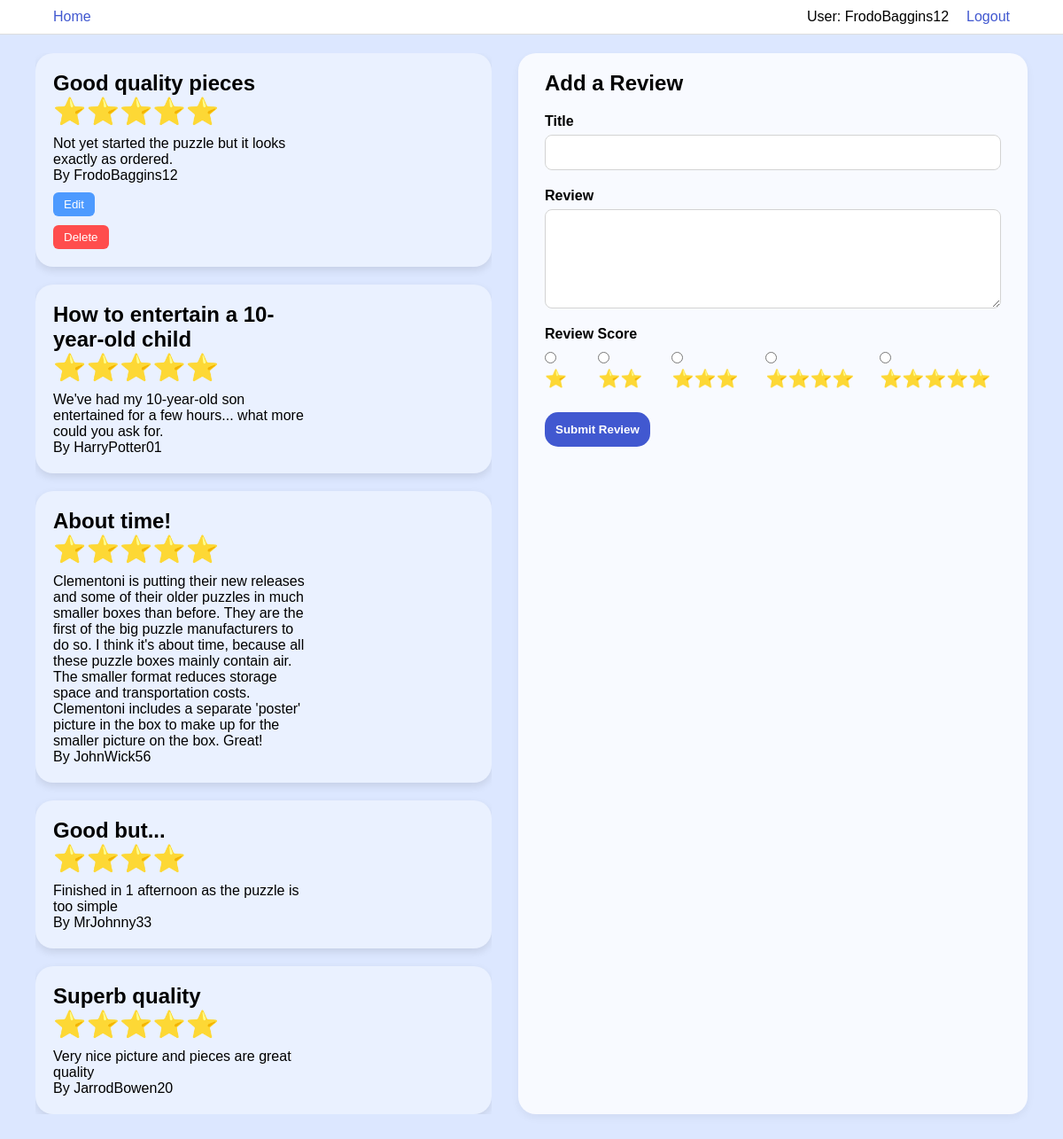
Screenshot of /products/700ae812-d0ab-4ce0-9ba9-b4d8708f3a1e (signed in) with the database file from the repository.
### tables this page shows
CREATE TABLE Reviews (
        review_id TEXT PRIMARY KEY,
        product_id TEXT NOT NULL,
        username TEXT NOT NULL,
        review_title TEXT NOT NULL,
        review_body TEXT NOT NULL,
        review_score INTEGER NOT NULL,
        FOREIGN KEY (product_id) REFERENCES Products(product_id),
        FOREIGN KEY (username) REFERENCES Users(username)
    );

### Source/flask_app.py (the view, shortened to what this page needs)
@app.route("/products/<product_id>", methods=["GET", "POST"])
@login_required
def review_page(product_id):
    reviews = build_list_of_reviews(product_id)
    return render_template("review-page.html", reviews=reviews)

### Source/Helpers/build_list_of_reviews_helper.py (called while the page is built)
def build_list_of_reviews(product_id):
    query = f"SELECT review_id, review_title, review_body, review_score, username FROM {REVIEW_TABLE_NAME} WHERE product_id = ?"
    cur, con = query_database(query, params=(product_id,))
    rows = cur.fetchall()
    con.close()
    reviews = []
    for row in rows:
        review_id, review_title, review_body, review_score, username = row
        review = Review(review_id, review_title, review_body, review_score, username, product_id)
        reviews.append(review)
    return reviews

### Source/Helpers/build_user_class_from_database_helper.py (called while the page is built)
def build_user(username):
    query = f"SELECT is_admin FROM {USER_TABLE_NAME} WHERE username = ? LIMIT 1"
    cur, con = query_database(query, params=(username,))
    result = cur.fetchone()
    con.close()
    if result is None:
        return None
    else:
        return User(username, bool(result[0]))

### Source/Helpers/database_query_helper.py (called while the page is built)
def query_database(query, **kwargs):
    base_dir = os.path.dirname(os.path.abspath(__file__))
    full_path = os.path.join(base_dir, "../..", "Databases", DATABASE_FILE_NAME)
    params = kwargs.get('params', None)
    con = sqlite3.connect(full_path)
    con.execute("PRAGMA foreign_keys = ON")  # Enable foreign keys
    cur = con.cursor()
    if params is None:
        result = cur.execute(query)
    else:
        result = cur.execute(query, params)
    con.commit()
    return result, con

### Source/Models/user.py (called while the page is built)
    def get_id(self):
        return self.username

    @property
    def is_authenticated(self):
        return True

### Source/flask_app.py (called while the page is built)
@login_manager.user_loader
def load_user(username):
    return build_user(username)

### Source/templates/review-page.html (shortened to what this page needs)
{% extends "base-template.html" %}
{% block stylesheet %}
<link rel="stylesheet" href="{{ url_for('static', filename='CSS/review-page.css') }}">
{% endblock %}
{% block content %}
<div class="review-page-container">
  <div class="reviews-left">
    <div class="review-list">
      {% for review in reviews %}
      <div class="review-card">
        <div class="review-info">
          <h2>{{ review.review_title }}</h2>
          <h3>{{ "⭐️" * review.review_score }}</h3>
          <p>{{ review.review_body }}</p>
          <p>By {{ review.username }}</p>
          {% if current_user.get_id() == review.username %}
          <form method="GET" action="{{ url_for('edit_review', product_id=review.product_id, review_id=review.review_id) }}">
            <button type="submit" class="edit-btn">Edit</button>
          </form>
          <form method="POST" action="{{ url_for('delete_review_form', review_id=review.review_id) }}"
                onsubmit="return confirm('Are you sure you want to delete this review?');">
            <button type="submit" class="delete-btn">Delete</button>
          </form>
          {% endif %}
        </div>
      </div>
      {% endfor %}
    </div>
  </div>
  <div class="review-form-right">
    <h2>Add a Review</h2>
    <form method="POST">
      <div class="field">
        <label for="review_title">Title</label>
        <input type="text" id="review_title" name="review_title" required>
      </div>
      <div class="field">
        <label for="review_body">Review</label>
        <textarea id="review_body" name="review_body" rows="5" required></textarea>
      </div>
      <div class="field">
        <label>Review Score</label>
        <div class="radio-group">
          {% for i in range(1, 6) %}
          <label>
            <input type="radio" name="review_score" value="{{ i }}"> {{ "⭐️" * i }}
          </label>
          {% endfor %}
        </div>
      </div>
      <input type="submit" value="Submit Review">
    </form>
  </div>
</div>
{% endblock %}

### Source/static/CSS/constants.css (style rules this page uses)
:root { --webpage-background: #dce7ff; --header-gradient: linear-gradient(-190deg, #8e98c5, #3239a8); --button-gradient: linear-gradient(10deg, #6c749a, #0b16ba); --border-colour: #4158d0; }

### Source/static/CSS/base-template.css (style rules this page uses)
* { margin: 0; padding: 0; box-sizing: border-box; font-family: 'Amazon Ember', sans-serif; }
html,body { padding-top: 20px; display: flex; justify-content: center; align-items: center; height: auto; width: auto; overflow-y: auto; place-items: center; background: var(--webpage-background); }

### Source/static/CSS/review-page.css (style rules this page uses)
.review-page-container { display: flex; gap: 30px; padding: 20px 40px 40px; height: 100%; box-sizing: border-box; }
.reviews-left { flex: 1; overflow-y: auto; }
.review-list { display: flex; flex-direction: column; gap: 20px; padding: 0; }
.review-card { display: flex; justify-content: space-between; align-items: center; background: #eaf1ff; border-radius: 20px; padding: 20px; box-shadow: 0px 4px 10px rgba(0, 0, 0, 0.1); }
.review-info { max-width: 60%; }
.review-info h2 { margin-bottom: 0; }
.review-info h3 { font-size: 30px; margin-bottom: 10px; }
.review-form-right { flex: 1; background: #f8faff; border-radius: 20px; padding: 20px 30px; box-shadow: 0px 4px 10px rgba(0,0,0,0.05); overflow-y: auto; }
.review-form-right h2 { margin-bottom: 20px; user-select: none; }
.review-form-right form .field { margin-bottom: 20px; display: flex; flex-direction: column; }
.review-form-right form label { font-weight: 600; margin-bottom: 6px; user-select: none; }
.review-form-right form input[type="text"], .review-form-right form input[type="number"], .review-form-right form textarea { padding: 10px; border: 1px solid lightgrey; border-radius: 8px; font-size: 16px; resize: vertical; }
.review-form-right form input[type="submit"] { background: #4158d0; color: white; font-weight: 600; padding: 12px; border: none; border-radius: 15px; cursor: pointer; transition: background-color 0.3s ease; }
.delete-btn { background-color: #ff4d4d; color: white; border: none; padding: 6px 12px; border-radius: 6px; cursor: pointer; margin-top: 10px; }
.edit-btn { background-color: #4d9aff; color: white; border: none; padding: 6px 12px; border-radius: 6px; cursor: pointer; margin-top: 10px; }
.radio-group { display: flex; gap: 15px; }
.radio-group label { font-size: 20px; user-select: none; cursor: pointer; }
input[type="radio"] { margin-right: 6px; cursor: pointer; }

### rows the page displays
Reviews: review_title "Good quality pieces", review_score "⭐️⭐️⭐️⭐️⭐️", review_body "Not yet started the puzzle but it looks exactly as ordered.", username "FrodoBaggins12"
Reviews: review_title "How to entertain a 10-year-old child", review_score "⭐️⭐️⭐️⭐️⭐️", review_body "We've had my 10-year-old son entertained for a few hours... what more could you ask for.", username "HarryPotter01"
Reviews: review_title "About time!", review_score "⭐️⭐️⭐️⭐️⭐️", review_body "Clementoni is putting their new releases and some of their older puzzles in much smaller boxes than before. They are the first of the big puzzle manufacturers to do so. I think it's about time, because all these puzzle boxes mainly contain air. The smaller format reduces storage space and transportation costs. Clementoni includes a separate 'poster' picture in the box to make up for the smaller picture on the box. Great!", username "JohnWick56"
Reviews: review_title "Good but...", review_score "⭐️⭐️⭐️⭐️", review_body "Finished in 1 afternoon as the puzzle is too simple", username "MrJohnny33"
Reviews: review_title "Superb quality", review_score "⭐️⭐️⭐️⭐️⭐️", review_body "Very nice picture and pieces are great quality", username "JarrodBowen20"

### other values shown
{{ current_user.get_id() }} "FrodoBaggins12"
{{ "⭐️" * i }} "⭐️" "⭐️⭐️" "⭐️⭐️⭐️" "⭐️⭐️⭐️⭐️" "⭐️⭐️⭐️⭐️⭐️"
